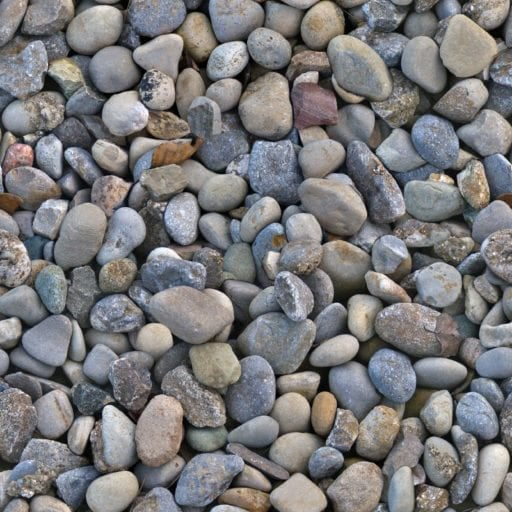
#> input picture stone.jpg, 512 x 512 px
$ python 2a.py
#> lines starting #> are read from the running program, lines starting #| are printed output that depends on the picture; after the words box and inside, x2 and y2 are one past the last pixel; in counts of white or black regions, pixels touching at a corner belong together
import cv2
import numpy as np
import matplotlib.pyplot as plt

image = cv2.imread('stone.jpg', cv2.IMREAD_GRAYSCALE)
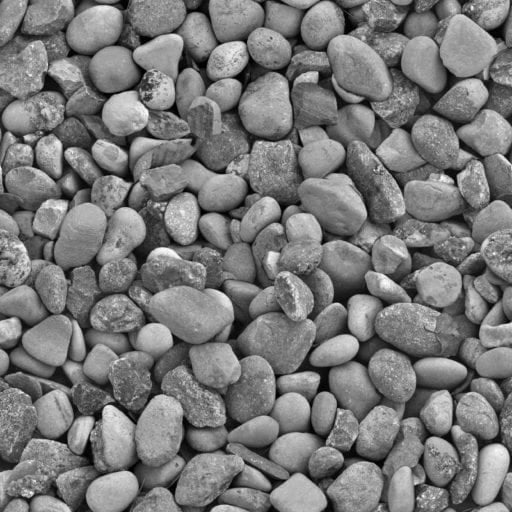
#> image: shape (512, 512); min 0, max 255, mean 120.7

min_gray_level = 50
max_gray_level = 200

enhanced_image = np.copy(image)
enhanced_image[enhanced_image < min_gray_level] = min_gray_level
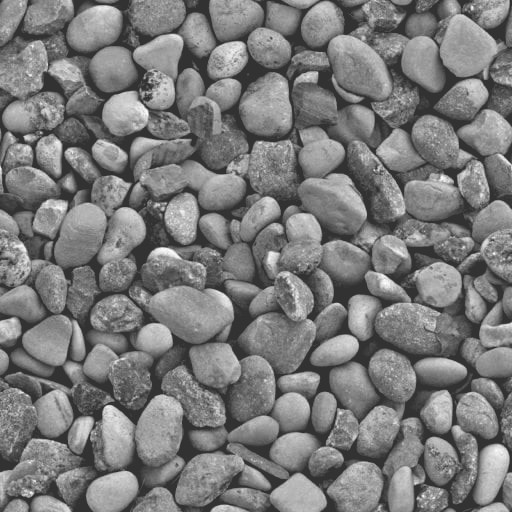
#> enhanced_image: shape (512, 512); 9.47% of pixels changed, all inside (x1, y1, x2, y2) = (0, 0, 512, 512)
enhanced_image[enhanced_image > max_gray_level] = max_gray_level

# enhanced_image = (255 * (enhanced_image - min_gray_level) / (max_gray_level - min_gray_level)).astype(np.uint8)

plt.figure(figsize=(12, 4))
plt.subplot(1, 2, 1)
plt.imshow(image, cmap='gray')
plt.title('Original Image')
plt.axis('off')

plt.subplot(1, 2, 2)
plt.imshow(enhanced_image, cmap='gray')
plt.title('Enhanced Image')
plt.axis('off')

plt.show()
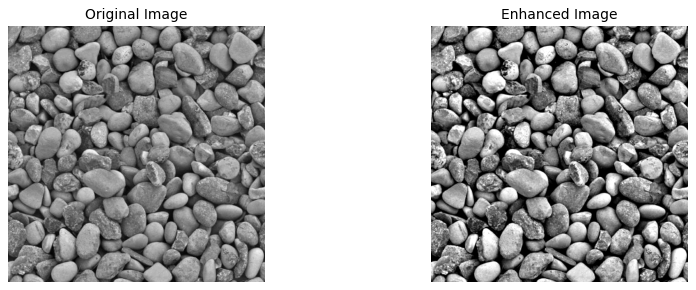
#> figure drawn by matplotlib, 2 panels

$ run again, with image2.jpg copied over stone.jpg
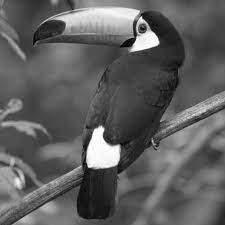
#> input picture image2.jpg, 225 x 225 px
#> image is the input picture: shape (225, 225); min 0, max 255, mean 95.6
#> `enhanced_image[enhanced_image > max_gray_level] = max_gray_level`:
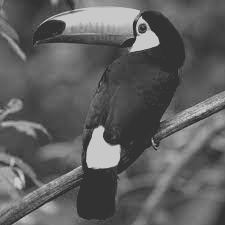
#> enhanced_image: shape (225, 225); min 50, max 200, mean 95.7
#> `plt.show()`:
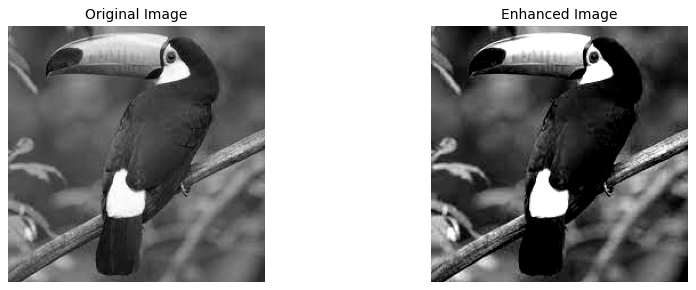
#> figure drawn by matplotlib, 2 panels
